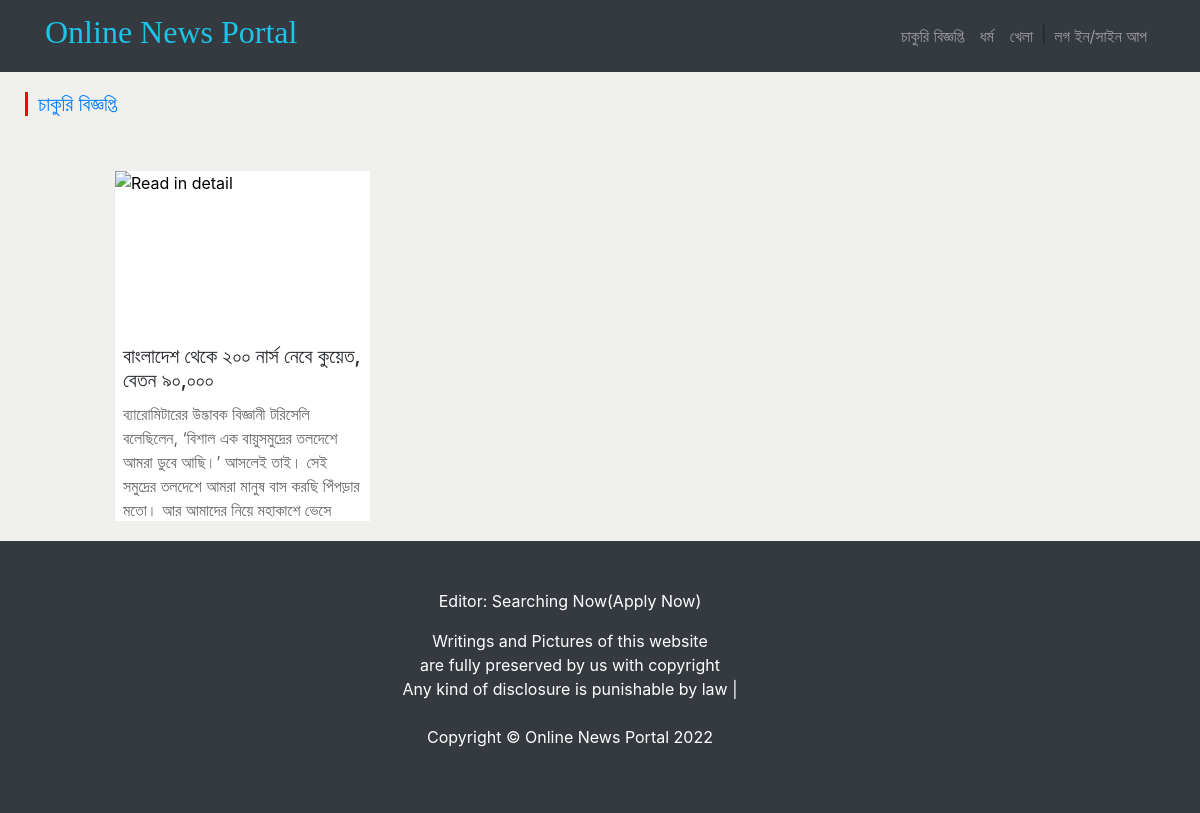
/online-portal/whole_science.php, run on the app's committed database.
### tables this page shows
CREATE TABLE news (
news_id     int(255)    NOT NULL    AUTO_INCREMENT,
category_name  varchar(255)   NOT NULL,
news_title    text   NOT NULL,
news_content    text     NOT NULL,
img    varchar(255)  NOT NULL,
email    varchar(255)    NOT NULL,
PRIMARY KEY (news_id),
FOREIGN KEY (email) REFERENCES user_form(email)
);

### online-portal/whole_science.php (the view, shortened to what this page needs)
<!DOCTYPE html>
<html lang="en">
<head>
	<link href="styles.css" rel="stylesheet" />
	<link href="index-custom.css" rel="stylesheet" />
</head>
<body>
	<nav class="navbar navbar-expand-lg navbar-dark bg-dark">
		<div class="container">
			<a class="navbar-brand" href="index.php"><h2 style="font-family:Time New Roman;color: #1DC4E7;" >Online News Portal</h2></a>
			<div class="collapse navbar-collapse" id="navbarResponsive">
				<ul class="navbar-nav ml-auto">
					<li class="nav-item"><a class="nav-link" href="whole_science.php">চাকুরি বিজ্ঞপ্তি</a></li>
					<li class="nav-item"><a class="nav-link" href="whole_religion.php">ধর্ম</a></li>
					<li class="nav-item"><a class="nav-link" href="whole_sports.php">খেলা</a></li>
					<li class="line">|</li>
					<li class="nav-item">
						<?php
						include 'config.php';
						if(isset($_SESSION["email"]))
						{
							$email=$_SESSION["email"];
							$sql="select * from user_form where email='".$email."'  ";
							$result=mysqli_query($conn,$sql);
							$total_rows=mysqli_num_rows($result);
							if($total_rows>0)
							{
								while($row=mysqli_fetch_assoc($result))
								{
									if($row["role"]=="user")
									{
										?>
										<a class="nav-link" href="userDashboard_profile.php"><?php echo $_SESSION["email"] ?></a>
										<?php
									}
									elseif($row["role"]=="admin")
									{
										?>
										<a class="nav-link" href="adminDashboard_profile.php"><?php echo $_SESSION["email"] ?></a>
										<?php
									}
								}
							}
						}
						else
						{
							?>
							<a class="nav-link" href="login.php">লগ ইন/সাইন আপ</a>
							<?php
						}
						?>
					</li>
				</ul>
			</div>
		</div>
	</nav>
	<section class="main-div">
		<div class="container">
			<div class="category-part">
				<h3><a href="whole_science.php">চাকুরি বিজ্ঞপ্তি</a></h3>
			</div>
			<div class="row">
				<?php
				include 'config.php';
				$sql="select * from news where category_name='চাকুরি বিজ্ঞপ্তি' order by news_id desc";
				$query=mysqli_query($conn,$sql);
				while($info=mysqli_fetch_assoc($query)){
					?>
					<div class="col-md-3">
						<div class="sub-div">
							<form class="" action="singleNews.php" method="POST">
								<input type="image" src="news_image/<?php echo $info['img']; ?>" alt="Read in detail" width="255" height="155">
							</form>
								<h2><?php echo $info['news_title']; ?></h2>
								<p><?php echo $info['news_content']; ?></p>
						</div>
					</div>
					<?php
					}
					?>
				</div>
			</div>
		</section>
		<footer class="py-5 bg-dark">
		<div class="container m-0 text-center text-white"><p>Editor: Searching Now(Apply Now)</p><span>Writings and Pictures of this website<br>are fully preserved by us with copyright <br>Any kind of disclosure is punishable by law |<br></span><br><p>Copyright &copy; Online News Portal 2022</p>
		</div>
	</footer>
	</body>
	</html>

### online-portal/index-custom.css (style rules this page uses)
.line { margin-top:6px; }
.main-div { padding: 20px; background-color: #F0F0ED; }
.sub-div { background-color: #ffffff; line-height: 1.5em; height: 350px; width: 255px; margin-left: 70px; margin-top: 35px; overflow: hidden; }
.sub-div h2 { margin-top: 10px; padding: 8px; height: 50px; font-size: 20px; }
.sub-div p { margin-top: 8px; padding: 8px; color: #666666; height: 200px; }
.category-part h3 { font-size: 20px; margin-bottom: 20px; border-left: 3px solid red; padding-left: 10px; margin-left: -20px; font-family: 'SolaimanLipi', Arial, sans-serif !important; }

### data on the page
news: news_title "বাংলাদেশ থেকে ২০০ নার্স নেবে কুয়েত, বেতন ৯০,০০০", news_content "ব্যারোমিটারের উদ্ভাবক বিজ্ঞানী টরিসেলি বলেছিলেন, ‘বিশাল এক বায়ুসমুদ্রের তলদেশে আমরা ডুবে আছি।’ আসলেই তাই। সেই সমুদ্রের তলদেশে আমরা মানুষ বাস করছি পিঁপড়ার মতো। আর আমাদের নিয়ে মহাকাশে ভেসে…"
